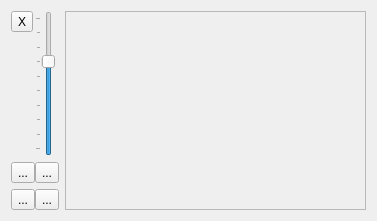
<?xml version="1.0" encoding="UTF-8"?>
<ui version="4.0">
 <class>MainWindow</class>
 <widget class="QMainWindow" name="MainWindow">
  <property name="geometry">
   <rect>
    <x>0</x>
    <y>0</y>
    <width>377</width>
    <height>221</height>
   </rect>
  </property>
  <property name="windowTitle">
   <string>MainWindow</string>
  </property>
  <widget class="QWidget" name="centralWidget">
   <layout class="QHBoxLayout" name="centralLayout">
    <item>
     <layout class="QVBoxLayout" name="verticalLayout">
      <item>
       <layout class="QGridLayout" name="gridLayout">
        <property name="horizontalSpacing">
         <number>0</number>
        </property>
        <item row="2" column="1">
         <widget class="QToolButton" name="screenButton">
          <property name="text">
           <string>...</string>
          </property>
          <property name="checkable">
           <bool>true</bool>
          </property>
         </widget>
        </item>
        <item row="1" column="0">
         <widget class="QToolButton" name="mute">
          <property name="text">
           <string>...</string>
          </property>
          <property name="checkable">
           <bool>true</bool>
          </property>
         </widget>
        </item>
        <item row="1" column="1">
         <widget class="QToolButton" name="soundButton">
          <property name="text">
           <string>...</string>
          </property>
          <property name="checkable">
           <bool>true</bool>
          </property>
         </widget>
        </item>
        <item row="2" column="0">
         <widget class="QToolButton" name="displayOn">
          <property name="text">
           <string>...</string>
          </property>
          <property name="checkable">
           <bool>true</bool>
          </property>
         </widget>
        </item>
        <item row="0" column="1">
         <widget class="QSlider" name="volume">
          <property name="minimum">
           <number>-6</number>
          </property>
          <property name="maximum">
           <number>3</number>
          </property>
          <property name="pageStep">
           <number>1</number>
          </property>
          <property name="orientation">
           <enum>Qt::Vertical</enum>
          </property>
          <property name="tickPosition">
           <enum>QSlider::TicksAbove</enum>
          </property>
          <property name="tickInterval">
           <number>1</number>
          </property>
         </widget>
        </item>
        <item row="0" column="0">
         <layout class="QVBoxLayout" name="verticalLayout_2">
          <item>
           <widget class="QToolButton" name="closeButton">
            <property name="text">
             <string>X</string>
            </property>
           </widget>
          </item>
          <item>
           <spacer name="verticalSpacer">
            <property name="orientation">
             <enum>Qt::Vertical</enum>
            </property>
            <property name="sizeHint" stdset="0">
             <size>
              <width>20</width>
              <height>40</height>
             </size>
            </property>
           </spacer>
          </item>
         </layout>
        </item>
       </layout>
      </item>
     </layout>
    </item>
    <item>
     <widget class="QFrame" name="mainFrame">
      <property name="sizePolicy">
       <sizepolicy hsizetype="Expanding" vsizetype="Expanding">
        <horstretch>0</horstretch>
        <verstretch>0</verstretch>
       </sizepolicy>
      </property>
      <property name="frameShape">
       <enum>QFrame::StyledPanel</enum>
      </property>
      <property name="frameShadow">
       <enum>QFrame::Raised</enum>
      </property>
     </widget>
    </item>
   </layout>
  </widget>
 </widget>
 <layoutdefault spacing="6" margin="11"/>
 <resources/>
 <connections>
  <connection>
   <sender>closeButton</sender>
   <signal>clicked()</signal>
   <receiver>MainWindow</receiver>
   <slot>close()</slot>
   <hints>
    <hint type="sourcelabel">
     <x>24</x>
     <y>24</y>
    </hint>
    <hint type="destinationlabel">
     <x>188</x>
     <y>110</y>
    </hint>
   </hints>
  </connection>
 </connections>
</ui>
